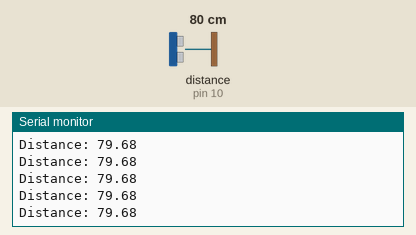
This sketch was run on a simulated Arduino Uno, built with avr-gcc and run on an emulated ATmega328P. Shown: the last lines printed to the serial monitor. Wiring (inferred from the names in the program): ultrasonic range finder: trigger pin 9; echo pin 10. The test bench sets the inputs (shaded band); at power-on: distance to the obstacle (sensor on pin 10) 80 cm. The echo pulse lasts 58.3 µs per cm.

Above: at 1.2 s.
1.3 s: distance to the obstacle (sensor on pin 10) set to 120 cm
At 1.49 s:
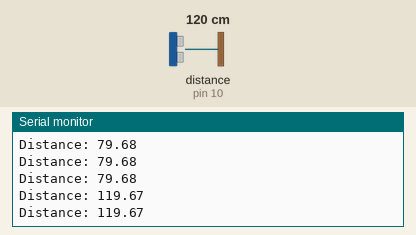
4.3 s: distance to the obstacle (sensor on pin 10) set to 2 cm
At 4.3 s:
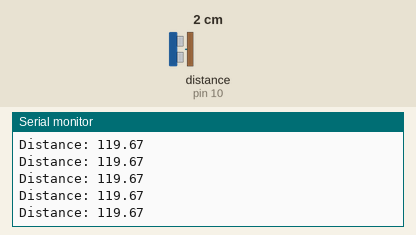
5.8 s: distance to the obstacle (sensor on pin 10) set to 299 cm
At 5.83 s:
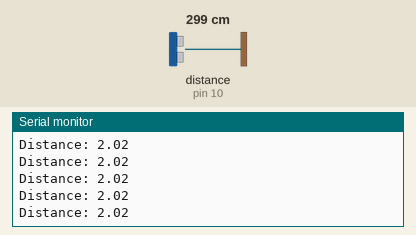
8.8 s: distance to the obstacle (sensor on pin 10) set to 250 cm
At 8.91 s:
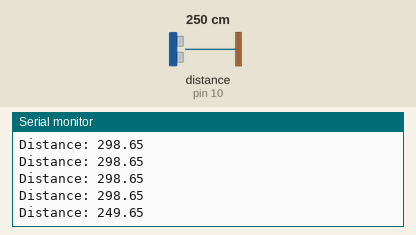
Timing chart, 0 to 11.8 s (numbered marks = the images above; inputs shaded):
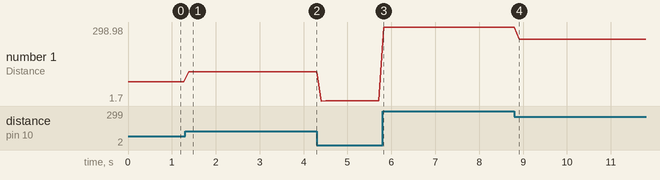

Measured:
- after the input at 1.3 s, the serial monitor: prints a new line after 0.08 s (image 1)
- after the input at 8.8 s, the serial monitor: prints a new line after 0.11 s (image 4)
- plotted number 1: 79.68 → 119.67 after the input at 1.3 s, 119.67 → 2.02 after the input at 4.3 s, 2.02 → 298.65 after the input at 5.8 s, 298.65 → 249.65 after the input at 8.8 s

The sketch:

code.ino
```cpp
// created by Elliott Roach
// created on feb 2026
// This is a sonar distance sensors.

const int pinTrig = 9;
const int pinEcho = 10;
float duration;
float distance;

void setup() {
    // initializing pins
    pinMode(pinTrig, OUTPUT);
    pinMode(pinEcho, INPUT);
    Serial.begin(9600);
}


void loop() {
    // this gets the distance forever

    digitalWrite(pinTrig, LOW);
    delayMicroseconds(2);
    digitalWrite(pinTrig, HIGH);
    delayMicroseconds(10);
    digitalWrite(pinTrig, LOW);

    // calculating and printing
    duration = pulseIn(pinEcho, HIGH);
    distance = (duration*.0343)/2;
    Serial.print("Distance: ");
    Serial.println(distance);
    delay(100);
}
```
